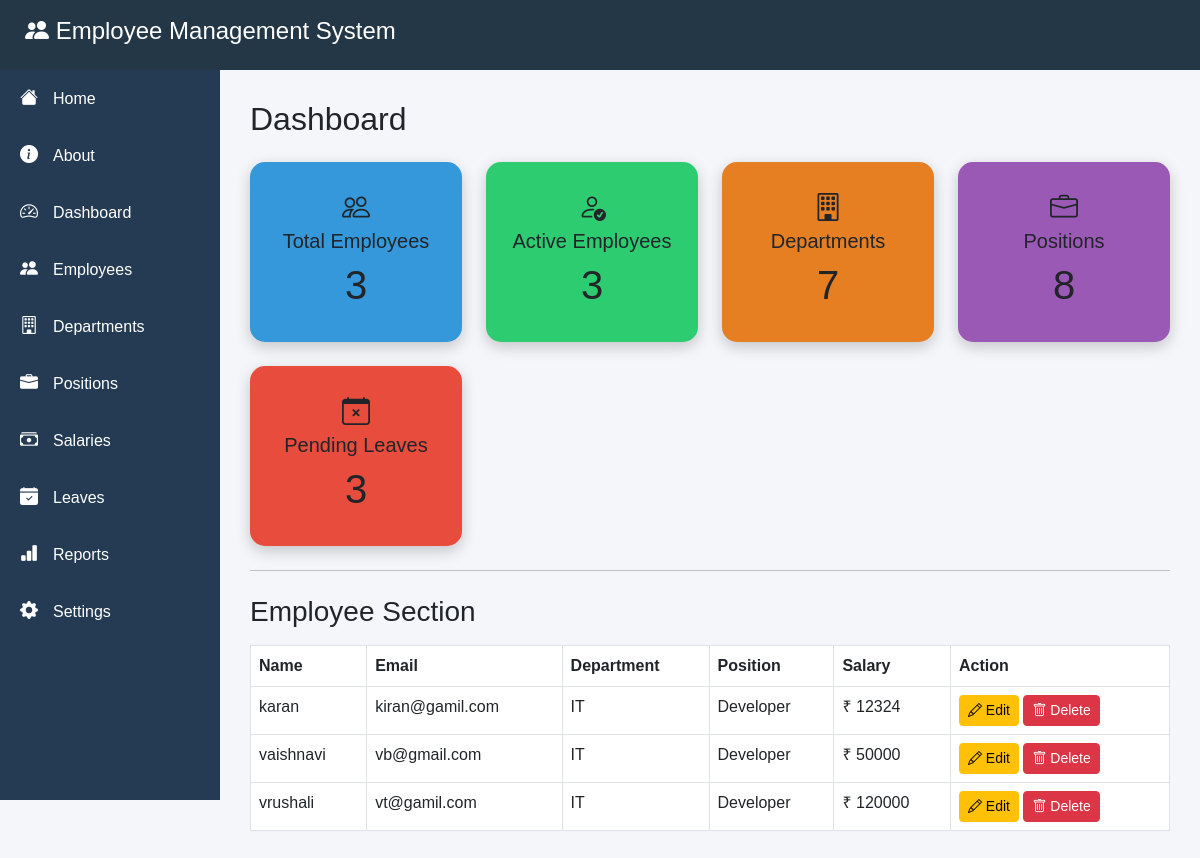
/dashboard/, run on the app's committed database.
### new_app/models.py (models this page shows, shortened)
class Employee(models.Model):
    name = models.CharField(max_length=100)
    email = models.EmailField()
    mobile = models.CharField(max_length=15)
    department = models.ForeignKey(
        Department,
        on_delete=models.CASCADE,
        null=True,
        blank=True
    )
    position = models.ForeignKey(
        Position,
        on_delete=models.CASCADE,
        null=True,
        blank=True
    )
    salary = models.IntegerField()
    experience = models.IntegerField(default=0)

class Department(models.Model):
    name = models.CharField(max_length=100)
    def __str__(self):
        return self.name

class Position(models.Model):
    name = models.CharField(max_length=100)
    def __str__(self):
        return self.name

### new_app/views.py (the view)
# urls.py: path('dashboard/', views.dashboard, name='dashboard'),
def dashboard(request):
    employees = Employee.objects.all()
    pending_leave = Leave.objects.filter(
        status="Pending"
    ).count()
    context = {
        "employees": employees,
        "total_employee": Employee.objects.count(),
        "active_employee": Employee.objects.count(),
        "departments": Department.objects.count(),
        "positions": Position.objects.count(),
        "pending_leave": pending_leave,
    }
    return render(
        request,
        "dashboard.html",
        context
    )

### new_app/templates/dashboard.html (shortened to what this page needs)
<!DOCTYPE html>
<html>
<head>
<link href="https://cdn.jsdelivr.net/npm/bootstrap@5.3.0/dist/css/bootstrap.min.css" rel="stylesheet">
<link rel="stylesheet" href="https://cdn.jsdelivr.net/npm/bootstrap-icons@1.11.3/font/bootstrap-icons.css">
<link rel="stylesheet" href="/static/css/style.css">
</head>
<body>
<nav class="navbar">
<h4 class="text-white">
<i class="bi bi-people-fill"></i>
Employee Management System
</h4>
</nav>
{% include 'sidebar.html' %}
<div class="content">
<h2 class="mb-4">
Dashboard
</h2>
<div class="row g-4">
<div class="col-md-3">
<div class="card dashboard-card blue">
<div class="card-body">
<i class="bi bi-people icon "></i>
<h5>
Total Employees
</h5>
<h1>
{{total_employee}}
</h1>
</div>
</div>
</div>
<div class="col-md-3">
<div class="card dashboard-card green">
<div class="card-body">
<i class="bi bi-person-check icon"></i>
<h5>
Active Employees
</h5>
<h1>
{{active_employee}}
</h1>
</div>
</div>
</div>
<div class="col-md-3">
<div class="card dashboard-card orange">
<div class="card-body">
<i class="bi bi-building icon"></i>
<h5>
Departments
</h5>
<h1>
{{departments}}
</h1>
</div>
</div>
</div>
<div class="col-md-3">
<div class="card dashboard-card purple">
<div class="card-body">
<i class="bi bi-briefcase icon"></i>
<h5>
Positions
</h5>
<h1>
{{positions}}
</h1>
</div>
</div>
</div>
</div>
<div class="row mt-4">
<div class="col-md-3">
<div class="card dashboard-card red">
<div class="card-body">
<i class="bi bi-calendar-x icon"></i>
<h5>
Pending Leaves
</h5>
<h1>
{{pending_leave}}
</h1>
</div>
</div>
</div>
</div>
<hr class="my-4">
<h3>
Employee Section
</h3>
<table class="table table-bordered table-hover mt-3">
<tr>
<th>Name</th>
<th>Email</th>
<th>Department</th>
<th>Position</th>
<th>Salary</th>
<th>Action</th>
</tr>
{% for e in employees %}
<tr>
<td>{{e.name}}</td>
<td>{{e.email}}</td>
<td>{{e.department}}</td>
<td>{{e.position}}</td>
<td>₹ {{e.salary}}</td>
<td>
<a href="{% url 'edit_employee' e.id %}"
class="btn btn-warning btn-sm">
<i class="bi bi-pencil"></i>
Edit
</a>
<a href="{% url 'delete_employee' e.id %}"
class="btn btn-danger btn-sm"
onclick="return confirm('Are you sure?')">
<i class="bi bi-trash"></i>
Delete
</a>
</td>
</tr>
{% empty %}
<tr>
<td colspan="6" class="text-center">
No Employee Found
</td>
</tr>
{% endfor %}
</table>
</div>
</body>
</html>

### new_app/static/css/style.css (style rules this page uses)
* { margin:0; padding:0; box-sizing:border-box; }
body { background:#f5f6fa; font-family:Arial, sans-serif; color:#212529; overflow-x:hidden; }
.navbar, .topbar { height:70px; background:#243746; display:flex; align-items:center; justify-content:space-between; padding:0 25px; position:fixed; top:0; left:0; width:100%; z-index:1000; }
.navbar h4 { color: white; }
.content { margin-top:70px; margin-left:220px; padding:30px; width:calc(100% - 220px); }
.dashboard-card { height:180px; border:none; border-radius:15px; box-shadow:0 5px 15px rgba(0,0,0,0.2); }
.dashboard-card .card-body { text-align:center; padding-top:25px; }
.dashboard-card i { font-size:28px; }
.blue { background:#3498db; }
.green { background:#2ecc71; }
.orange { background:#e67e22; }
.purple { background:#9b59b6; }
.red { background:#e74c3c; }
table { width:100%; background:white; }
th { color:#243746; }
.navbar, .topbar { background:#243746 !important; }

### data on the page
Employee: name "karan", email "kiran@gamil.com", department "IT", position "Developer", salary "12324"
Employee: name "vaishnavi", email "vb@gmail.com", department "IT", position "Developer", salary "50000"
Employee: name "vrushali", email "vt@gamil.com", department "IT", position "Developer", salary "120000"

### other printed values
{{ total_employee }} "3"
{{ active_employee }} "3"
{{ departments }} "7"
{{ positions }} "8"
{{ pending_leave }} "3"
